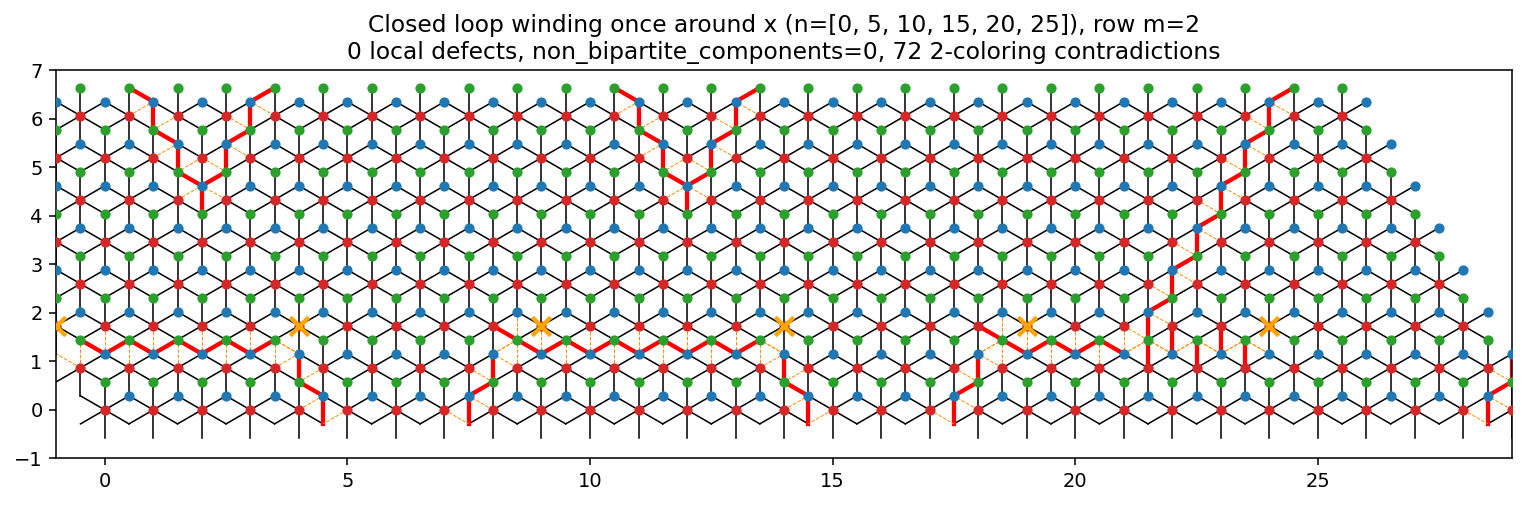

The Python source for this figure:
"""Directly tests the user's sharper question: the two "winding" tests so
far (straight lines) aren't really testable for winding in a meaningful
sense (an open string's homotopy class relative to its 2 endpoints isn't
gauge-invariant -- see the conversation). Case0's closed hexagonal loop
*was* well-defined and reached E=0 at every D3 because a CONTRACTIBLE loop
separates the torus into two disjoint regions (inside/outside), giving a
consistent global 2-coloring (role swap) once you cross it.

A loop that winds once around the torus (a non-contractible "meridian"),
even with zero local (triangle) defects by construction, does NOT
separate the torus into two disjoint pieces -- cutting a torus along one
of its two fundamental generator loops leaves it connected (a cylinder),
unlike cutting along a contractible loop (which leaves two disjoint
pieces). So the whole-graph 2-coloring trick that made Case0's E=0 result
work may simply not be available here, even at 0 local defects -- this
script builds that loop and checks directly.

Requires routing THROUGH the periodic seam, which enumerate_triangles
structurally excludes (see flux_winding_audit.py) -- so this reimplements
an unfiltered version of it. build_rhombi/build_triangle_hop_graph need no
changes: both use only id(bond) matching, never centroids, so they are
already correct for wrap-touching triangles; only position-based lookups
(nearest_rhombus/nearest_triangle) are unreliable there, so this uses
site-index-based lookups instead of point-based ones wherever the route
must actually cross the seam.
"""
import numpy as np
from collections import deque

from rhombile_lattice import (
    RhombileLattice, build_rhombi, build_triangle_hop_graph, route_string,
    apply_dual_string_defect, frustrated_triangles, conflict_graph_bipartition,
    total_energy, nearest_rhombus, route_string_between_points,
)
from dual_string_demo import draw_lattice

NX, NY = 30, 8
Y_ROW = 2  # the m-row (unit-cell index) the loop runs along
N_WAYPOINTS = 6  # matches Case0's hexagon segment count


def enumerate_triangles_all(lattice):
    """enumerate_triangles without the wrap-exclusion filter -- see that
    function's own docstring for why centroids of wrap-touching triangles
    can be positioned inconsistently; this script never trusts centroids
    for triangles it knows touch the seam."""
    bond_by_pair = {frozenset((b["i"], b["j"])): b for b in lattice.bonds}
    triangles = []
    tri_by_r1 = {}
    for m in range(lattice.ny):
        for n in range(lattice.nx):
            r1_idx = lattice._site_index(n, m, "r1")
            r1_pos = lattice._position(n, m, "r1")
            nbrs = []
            for other_idx, b in lattice.neighbor_table()[r1_idx]:
                other_pos = b["p2"] if b["i"] == r1_idx else b["p1"]
                ang = np.arctan2(*(other_pos - r1_pos)[::-1])
                nbrs.append((ang, other_idx, other_pos, b))
            nbrs.sort(key=lambda x: x[0])
            k = len(nbrs)
            for i in range(k):
                _, idx1, pos1, b1 = nbrs[i]
                _, idx2, pos2, b2 = nbrs[(i + 1) % k]
                closing = bond_by_pair.get(frozenset((idx1, idx2)))
                if closing is None or closing["type"] != "r2r3":
                    continue
                edges = {b1["type"]: b1, b2["type"]: b2}
                if "r1r2" not in edges or "r1r3" not in edges:
                    continue
                centroid = (r1_pos + pos1 + pos2) / 3
                ti = len(triangles)
                triangles.append({
                    "sites": (r1_idx, idx1, idx2), "r1r2": edges["r1r2"],
                    "r1r3": edges["r1r3"], "r2r3": closing, "centroid": centroid,
                    "n": n, "m": m,
                })
                tri_by_r1.setdefault(r1_idx, []).append(ti)
    return triangles, tri_by_r1


def main():
    lat = RhombileLattice(NX, NY)
    triangles, tri_by_r1 = enumerate_triangles_all(lat)
    rhombi, _adj = build_rhombi(triangles)
    sibling, hop = build_triangle_hop_graph(triangles)
    print(f"{len(triangles)} triangles total (unfiltered), {len(rhombi)} rhombi")

    # waypoints: N_WAYPOINTS points evenly spaced in n around the SAME
    # m-row, closing the last one back to the first through the seam
    ns = np.linspace(0, NX, N_WAYPOINTS, endpoint=False).round().astype(int)
    pts = [lat._position(int(n) % NX, Y_ROW, "r1") for n in ns]
    print("waypoint n-values:", list(ns))

    # segment i's END triangle-half must be EXACTLY segment i+1's START
    # triangle-half for the shared waypoint to cancel (same physical half,
    # not just "some triangle at that site") -- so track and reuse the
    # exact index returned by route_string_between_points instead of
    # letting each segment re-pick independently (which is what
    # apply_closed_loop/Case0 does implicitly for its non-wrapping
    # segments, fine there since none of them needed a fallback lookup).
    touched = []
    required_start = None
    for i in range(N_WAYPOINTS):
        p0, p1 = pts[i], pts[(i + 1) % N_WAYPOINTS]
        is_closing = (i == N_WAYPOINTS - 1)
        if not is_closing:
            if required_start is None:
                ts, te, nodes, bonds = route_string_between_points(rhombi, sibling, hop, p0, p1)
            else:
                # start half is pinned; still search both possible end halves
                n_end = int(ns[i + 1]) % NX
                te_candidates = tri_by_r1[lat._site_index(n_end, Y_ROW, "r1")]
                best = None
                for te in te_candidates:
                    try:
                        nodes_c, bonds_c = route_string(sibling, hop, required_start, te)
                    except ValueError:
                        continue
                    if best is None or len(nodes_c) < len(best[1]):
                        best = (te, nodes_c, bonds_c)
                te, nodes, bonds = best
                ts = required_start
        else:
            # closing segment crosses the seam: end half is pinned to
            # match segment 0's own start half exactly (captured below)
            n_start = int(ns[i]) % NX
            te_target = first_ts
            ts_candidates = (tri_by_r1[lat._site_index(n_start, Y_ROW, "r1")]
                             if required_start is None else [required_start])
            best = None
            for ts in ts_candidates:
                try:
                    nodes_c, bonds_c = route_string(sibling, hop, ts, te_target)
                except ValueError:
                    continue
                if best is None or len(nodes_c) < len(best[1]):
                    best = (ts, nodes_c, bonds_c)
            if best is None:
                raise RuntimeError("no closing route found across the seam")
            ts, nodes, bonds = best
            te = te_target
        flipped = apply_dual_string_defect(triangles, nodes, bonds)
        touched.extend(flipped)
        required_start = te
        if i == 0:
            first_ts = ts
        ft_now = frustrated_triangles(lat)
        print(f"segment {i} ({'CLOSING/seam' if is_closing else 'normal'}): "
              f"ts={ts}, te={te}, {len(nodes)} triangle-halves, {len(bonds)} outer bonds crossed, "
              f"running local defects={len(ft_now)}")

    on = [b for b in touched if b["J"] != 0.0]
    off = [b for b in touched if b["J"] == 0.0]
    ft = frustrated_triangles(lat)
    print(f"\nFINAL local (triangle) defects: {len(ft)}")

    edges, side_a, side_b, nb = conflict_graph_bipartition(lat)
    print(f"conflict graph (active diagonals): {len(edges)} edges, "
          f"{len(side_a) + len(side_b)} vertices, non_bipartite_components={nb}")

    # whole active-bond-graph consistency check (the same test that
    # verified Case0's E=0 antiphase swap), watching for contradictions
    active_bonds = [b for b in lat.bonds if b["J"] != 0.0]
    adj = {}
    for b in active_bonds:
        adj.setdefault(b["i"], []).append(b["j"])
        adj.setdefault(b["j"], []).append(b["i"])
    color = {}
    contradiction_sites = set()
    for start_site in adj:
        if start_site in color:
            continue
        color[start_site] = 0
        q = deque([start_site])
        while q:
            u = q.popleft()
            for v in adj.get(u, []):
                if v not in color:
                    color[v] = 1 - color[u]
                    q.append(v)
                elif color[v] == color[u]:
                    contradiction_sites.add((min(u, v), max(u, v)))
    print(f"whole-graph 2-coloring contradictions (distinct bond pairs): {len(contradiction_sites)}")

    if len(ft) == 0 and nb == 0 and len(contradiction_sites) == 0:
        print("\n-> a valid global E=0 assignment exists at every D3, just like Case0.")
    elif len(ft) == 0:
        print("\n-> ZERO local triangle defects, but the whole-graph 2-coloring still fails: "
              "a genuine flux obstruction with no local (triangle-level) signature at all -- "
              "this is exactly the non-contractible-loop effect the user predicted.")
    else:
        print(f"\n-> construction did not fully cancel: {len(ft)} residual local defects remain "
              f"(construction needs adjusting).")

    fig_title = (f"Closed loop winding once around x (n={list(ns)}), row m={Y_ROW}\n"
                 f"{len(ft)} local defects, non_bipartite_components={nb}, "
                 f"{len(contradiction_sites)} 2-coloring contradictions")
    import matplotlib.pyplot as plt
    fig, ax = plt.subplots(figsize=(11, 6))
    draw_lattice(ax, lat, highlight_on=on, highlight_off=off, frustrated=ft,
                 box=(NX, NY), targets=pts, off_lw=0.5, title=fig_title)
    plt.tight_layout()
    fig.savefig("winding_closed_loop.png", dpi=140, bbox_inches="tight")
    plt.close(fig)
    print("saved winding_closed_loop.png")


if __name__ == "__main__":
    main()
